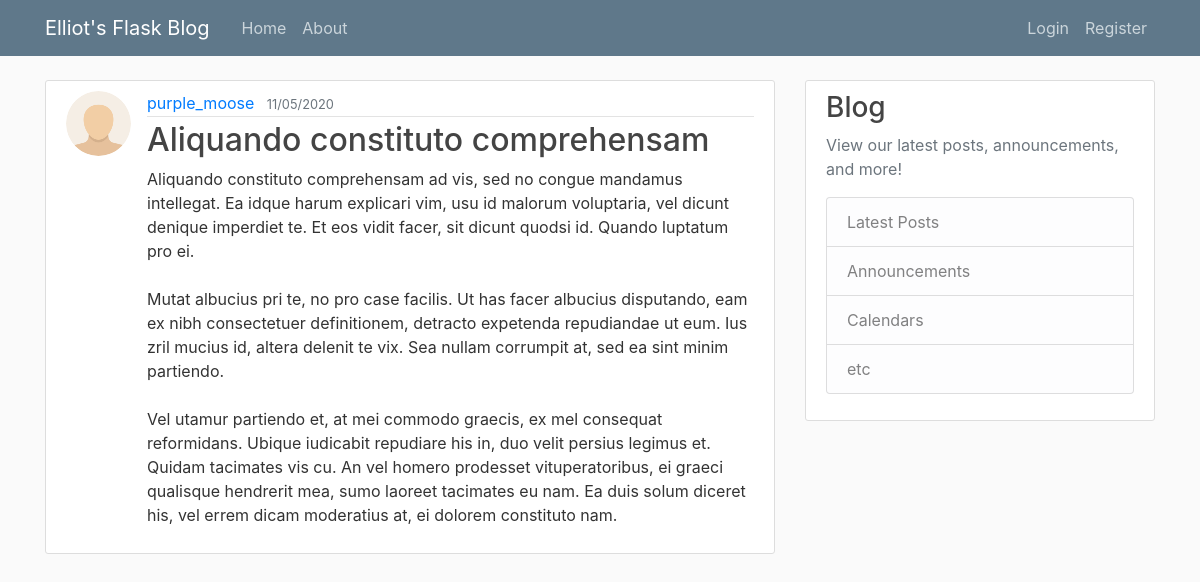
The page /post/12 on the database its author committed.
### flask_blog/models.py (models this page shows, shortened)
class User(db.Model, UserMixin):
    id = db.Column(db.Integer, primary_key=True)
    username = db.Column(db.String(20), unique=True, nullable=False)
    email = db.Column(db.String(120), unique=True, nullable=False)
    image_file = db.Column(db.String(20), nullable=False, default='default.jpg')
    password = db.Column(db.String(60), nullable=False)
    posts = db.relationship('Post', backref='author', lazy=True)

class Post(db.Model):
    id = db.Column(db.Integer, primary_key=True)
    title = db.Column(db.String(100), nullable=False)
    date_posted = db.Column(db.DateTime, nullable=False, default=datetime.utcnow)
    content = db.Column(db.Text, nullable=False)
    user_id = db.Column(db.Integer, db.ForeignKey('user.id'), nullable=False)

### flask_blog/posts/routes.py (the view)
@posts.route('/post/<int:post_id>')
def post(post_id):
    post = Post.query.get_or_404(post_id)
    return render_template('post.html', title=post.title, post=post)

### flask_blog/templates/post.html (shortened to what this page needs)
{% extends "layout.html" %}
{% block content %}
  <article class="media content-section">
    <img class="rounded-circle article-img" src="{{ url_for('static', filename='profile_pics/' + post.author.image_file) }}">
    <div class="media-body">
      <div class="article-metadata">
        <a class="mr-2" href="{{ url_for('users.user_posts', username=post.author.username) }}">{{ post.author.username }}</a>
        <small class="text-muted">{{ post.date_posted.strftime('%m/%d/%Y') }}</small>
      </div>
      <h2 class="article-title">{{ post.title }}</h2>
      <p class="article-content">{{ post.content }}</p>
    </div>
  </article>
{% endblock content %}

### flask_blog/static/main.css (style rules this page uses)
body { background: #fafafa; color: #333333; margin-top: 5rem; }
h1, h2, h3, h4, h5, h6 { color: #444444; }
.content-section { background: #ffffff; padding: 10px 20px; border: 1px solid #dddddd; border-radius: 3px; margin-bottom: 20px; }
.article-title { color: #444444; }
.article-content { white-space: pre-line; }
.article-img { height: 65px; width: 65px; margin-right: 16px; }
.article-metadata { padding-bottom: 1px; margin-bottom: 4px; border-bottom: 1px solid #e3e3e3 }

### rows shown on the page
User: image_file (placeholder picture), author.username "purple_moose"
Post: date_posted "11/05/2020", title "Aliquando constituto comprehensam", content "Aliquando constituto comprehensam ad vis, sed no congue mandamus intellegat. Ea idque harum explicari vim, usu id malorum voluptaria, vel dicunt denique imperdiet te. Et eos vidit facer, sit dicunt quodsi id. Quando luptatum pro ei. Mutat albucius pri te, no pro case facilis. Ut has facer albucius disputando, eam ex nibh consectetuer definitionem, detracto expetenda repudiandae ut eum. Ius zril mucius id, altera delenit te vix. Sea nullam corrumpit at, sed ea sint minim partiendo. Vel utamur partiendo et, at mei commodo graecis, ex mel consequat reformidans. Ubique iudicabit repudiare his in, duo velit persius legimus et. Quidam tacimates vis cu. An vel homero prodesset vituperatoribus, ei…"
